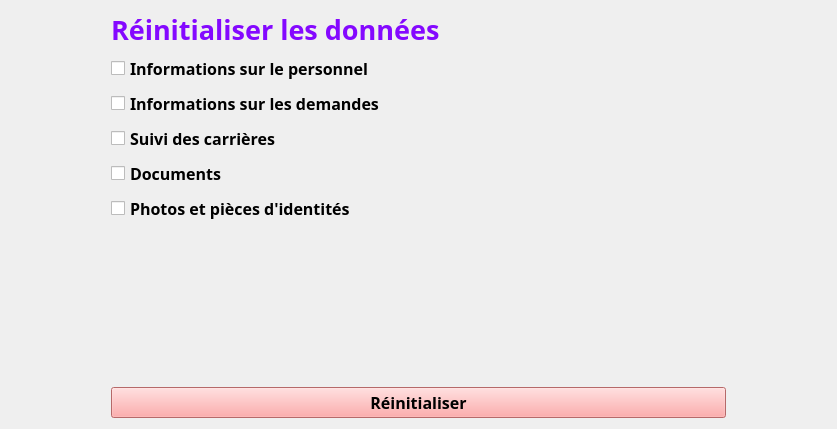
<?xml version="1.0" encoding="UTF-8"?>
<ui version="4.0">
 <class>FenetreReinitialisation</class>
 <widget class="QWidget" name="FenetreReinitialisation">
  <property name="geometry">
   <rect>
    <x>0</x>
    <y>0</y>
    <width>837</width>
    <height>429</height>
   </rect>
  </property>
  <property name="windowTitle">
   <string>Form</string>
  </property>
  <layout class="QGridLayout" name="gridLayout_2">
   <item row="0" column="0">
    <layout class="QGridLayout" name="gridLayout">
     <property name="leftMargin">
      <number>100</number>
     </property>
     <property name="rightMargin">
      <number>100</number>
     </property>
     <item row="3" column="0">
      <widget class="QCheckBox" name="checkBox_3">
       <property name="font">
        <font>
         <family>Corbel</family>
         <pointsize>12</pointsize>
         <weight>75</weight>
         <bold>true</bold>
        </font>
       </property>
       <property name="text">
        <string>Suivi des carrières</string>
       </property>
      </widget>
     </item>
     <item row="1" column="0">
      <widget class="QCheckBox" name="checkBox">
       <property name="font">
        <font>
         <family>Corbel</family>
         <pointsize>12</pointsize>
         <weight>75</weight>
         <bold>true</bold>
        </font>
       </property>
       <property name="text">
        <string>Informations sur le personnel</string>
       </property>
      </widget>
     </item>
     <item row="6" column="0">
      <spacer name="verticalSpacer">
       <property name="font">
        <font>
         <family>Corbel</family>
         <pointsize>12</pointsize>
         <weight>75</weight>
         <bold>true</bold>
        </font>
       </property>
       <property name="orientation">
        <enum>Qt::Vertical</enum>
       </property>
       <property name="sizeHint" stdset="0">
        <size>
         <width>20</width>
         <height>40</height>
        </size>
       </property>
      </spacer>
     </item>
     <item row="7" column="0">
      <widget class="QPushButton" name="btn_reinitialiser_donnee">
       <property name="font">
        <font>
         <family>Corbel</family>
         <pointsize>12</pointsize>
         <weight>75</weight>
         <bold>true</bold>
        </font>
       </property>
       <property name="styleSheet">
        <string notr="true">background-color: rgb(255, 147, 147);</string>
       </property>
       <property name="text">
        <string>Réinitialiser</string>
       </property>
      </widget>
     </item>
     <item row="2" column="0">
      <widget class="QCheckBox" name="checkBox_2">
       <property name="font">
        <font>
         <family>Corbel</family>
         <pointsize>12</pointsize>
         <weight>75</weight>
         <bold>true</bold>
        </font>
       </property>
       <property name="text">
        <string>Informations sur les demandes</string>
       </property>
      </widget>
     </item>
     <item row="0" column="0">
      <widget class="QLabel" name="label">
       <property name="font">
        <font>
         <family>Corbel</family>
         <pointsize>20</pointsize>
         <weight>75</weight>
         <bold>true</bold>
        </font>
       </property>
       <property name="focusPolicy">
        <enum>Qt::NoFocus</enum>
       </property>
       <property name="styleSheet">
        <string notr="true">color: rgb(132, 8, 255);</string>
       </property>
       <property name="text">
        <string>Réinitialiser les données</string>
       </property>
      </widget>
     </item>
     <item row="5" column="0">
      <widget class="QCheckBox" name="checkBox_5">
       <property name="font">
        <font>
         <family>Corbel</family>
         <pointsize>12</pointsize>
         <weight>75</weight>
         <bold>true</bold>
        </font>
       </property>
       <property name="text">
        <string>Photos et pièces d'identités</string>
       </property>
      </widget>
     </item>
     <item row="4" column="0">
      <widget class="QCheckBox" name="checkBox_4">
       <property name="font">
        <font>
         <family>Corbel</family>
         <pointsize>12</pointsize>
         <weight>75</weight>
         <bold>true</bold>
        </font>
       </property>
       <property name="text">
        <string>Documents</string>
       </property>
      </widget>
     </item>
    </layout>
   </item>
  </layout>
 </widget>
 <resources/>
 <connections/>
</ui>
